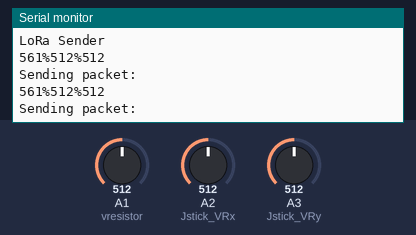
Bench run of a sketch on a simulated Arduino Uno, built with avr-gcc and run on an emulated ATmega328P. On the bench: the last lines printed to the serial monitor. The inputs (shaded band) are chosen by the test bench; at power-on: A1 (vresistor) = 512, A2 (Jstick_VRx) = 512, A3 (Jstick_VRy) = 512. No radio packets arrive unless stated.

Above: at 2.9 s.
3.0 s: A1 (vresistor) set to 716
At 5.3 s:
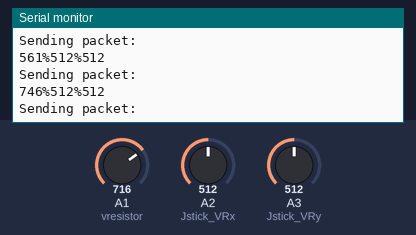
5.8 s: A2 (Jstick_VRx) set to 716
At 7.7 s:
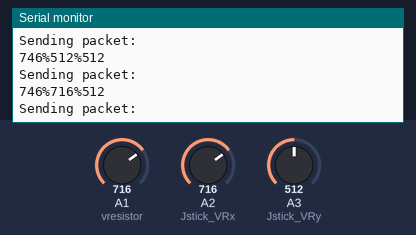
8.6 s: A3 (Jstick_VRy) set to 716
At 11.2 s:
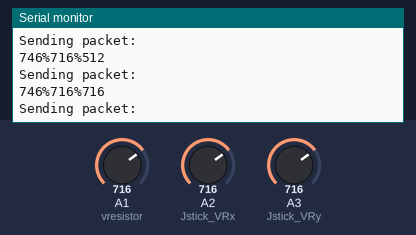
11.4 s: A1 (vresistor) set to 900
At 13.8 s:
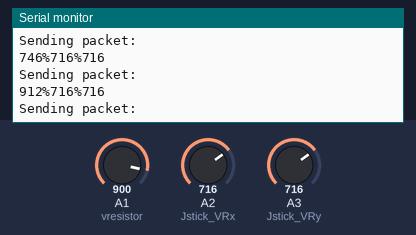
14.2 s: A2 (Jstick_VRx) set to 900
At 15.2 s:
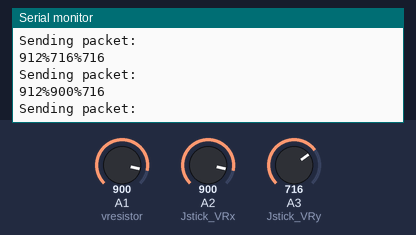
17.0 s: A3 (Jstick_VRy) set to 900
At 20.2 s:
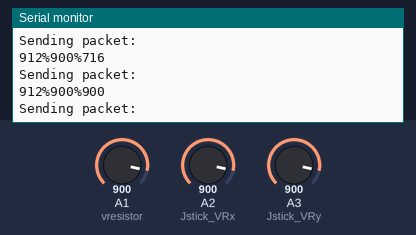
Timing chart, 0 to 20.8 s (numbered marks = the images above; inputs shaded):
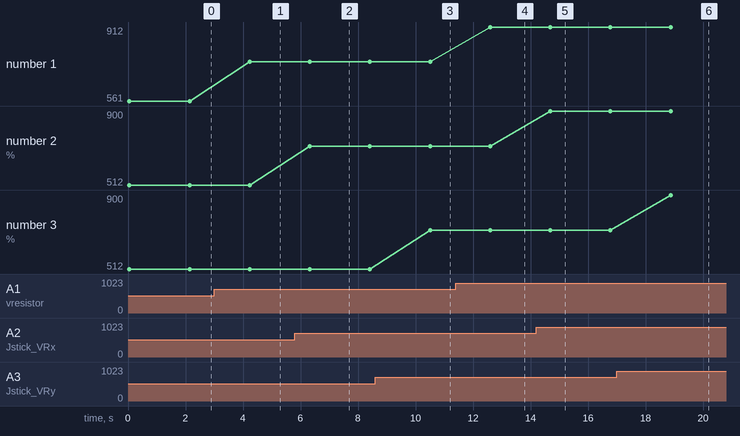

The sketch:

cmti_sender.ino
```cpp
#include <SPI.h>

#include <LoRa.h>
int vresistor = A1; // to control the speed of brushless motor
int vrdata = 0;

//Joystick
int Jstick_VRx = A2; // the Joystick VRx pin is connected with the analog pin A2
int Jstick_VRy = A3; // the Joystick VRy pin is connected with the analog pin A3
int UD = 0; // Up and Down
int LR = 0; // Left and Right

int data_length;
String sensorsdata;

void setup() {
Serial.begin(115200);
Serial.begin(9600);

  while (!Serial);


  Serial.println("LoRa Sender");


  if (!LoRa.begin(433E6)) {

    Serial.println("Starting LoRa failed!");

    while (1);

  }
pinMode(vresistor,INPUT);
pinMode(Jstick_VRx,INPUT);
pinMode(Jstick_VRy,INPUT);
}

void loop() {

VRspeed();
up_down();
left_right();
data_to_receiver();


}


void VRspeed()// to control the speed of Brushless motor
{
 vrdata = analogRead(vresistor); // Potentiometer or Variable resistor is connected with Analog pin A1
 vrdata = map(vrdata, 0, 1023,100,1023);
 if (vrdata < 100)
 {
  vrdata = 100;
 }
  if (vrdata > 1023)
 {
  vrdata = 1023;
 }

delay(10);

}

void up_down()
{
 UD = analogRead(Jstick_VRx);
 if ( UD < 100)
 {
  UD = 100;
 }
delay(10);

}

void left_right()
{
 LR = analogRead(Jstick_VRy);
 if ( LR < 100 )
 {
  LR = 100;
 }
delay(10);
}

void data_to_receiver()
{
 sensorsdata = sensorsdata + vrdata + "%" + UD + "%" + LR;
 //Serial.println(vrdata);
// find the length of data
 data_length = sensorsdata.length();
 //Serial.println("data length:");
 //Serial.println(data_length);
 send_data(sensorsdata , data_length);
delay(1000);
sensorsdata = ""; // empty the variable

}

void send_data(String sensorvalue, int valuelength)
{

String mymessage;
mymessage = mymessage + sensorvalue + "\r";
Serial.println(mymessage);
Serial.println("Sending packet: ");

  //Serial.println(counter);


  // send packet

  LoRa.beginPacket();

  LoRa.print(mymessage);

  //LoRa.print(counter);

  LoRa.endPacket();


  //counter++;


  delay(1000);
//lora(mymessage);
  //Serial.println("AT+SEND=0,6,Hello!\r");
}
```

Measured:
- after the input at 3.0 s, the serial monitor: prints a new line after 1.2 s (image 1)
- after the input at 5.8 s, the serial monitor: prints a new line after 0.53 s (image 2)
- after the input at 8.6 s, the serial monitor: prints a new line after 1.9 s (image 3)
- after the input at 11.4 s, the serial monitor: prints a new line after 1.2 s (image 4)
- after the input at 14.2 s, the serial monitor: prints a new line after 0.49 s (image 5)
- after the input at 17.0 s, the serial monitor: prints a new line after 1.9 s (image 6)
- plotted number 1: 561 → 746 after the input at 3.0 s, 746 → 912 after the input at 11.4 s
- plotted number 2: 512 → 716 after the input at 5.8 s, 716 → 900 after the input at 14.2 s
